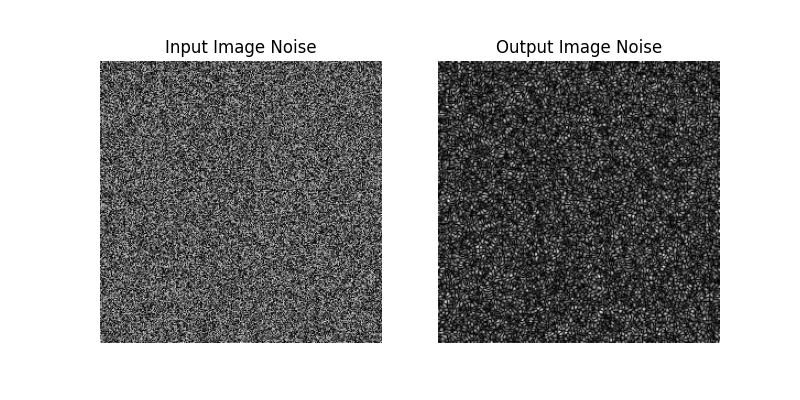
#> input picture Milestone2/noise_comparison.png, 800 x 400 px; its folder holds only this picture in this run
$ python -i preprocessing.py   (imports and definitions only)   (older library calls are emulated)
#> lines starting #> are read from the running program, lines starting #| are printed output that depends on the picture
import os
import cv2
import numpy as np
import pandas as pd
import pywt
from skimage.feature import local_binary_pattern

IMG_SIZE = 512
DATASET_DIR = "/content/drive/MyDrive/a/Output/"
OUTPUT_FILE = "/content/drive/MyDrive/a/Output/features.csv"

# -------------------------------------------------
# Noise (PRNU-like) Extraction using Wavelets
# -------------------------------------------------
def get_noise_component(gray_img):
    gray_img = gray_img.astype(np.float32) / 255.0

    wavelet_result = pywt.wavedec2(gray_img, wavelet="sym4", level=3)

    approximation = wavelet_result[0]
    details = wavelet_result[1:]

    approximation[:] = 0  # suppress image content

    reconstructed = pywt.waverec2([approximation] + list(details), "sym4")
    reconstructed = np.clip(reconstructed * 255, 0, 255).astype(np.uint8)

    return reconstructed


# -------------------------------------------------
# FFT-based Statistical Features
# -------------------------------------------------
def compute_fft_features(img):
    freq_domain = np.fft.fftshift(np.fft.fft2(img))
    magnitude = np.log1p(np.abs(freq_domain))

    return [
        magnitude.mean(),
        magnitude.std(),
        magnitude.max(),
        np.percentile(magnitude, 75),
        np.percentile(magnitude, 25),
        np.sum(magnitude ** 2)
    ]


# -------------------------------------------------
# LBP Texture Histogram
# -------------------------------------------------
def compute_lbp_features(gray_img, bins=20):
    lbp_img = local_binary_pattern(gray_img, P=8, R=1, method="uniform")
    hist, _ = np.histogram(lbp_img.flatten(), bins=bins, range=(0, bins))
    hist = hist.astype(np.float32)
    hist /= (hist.sum() + 1e-6)
    return hist


# -------------------------------------------------
# Edge-based Features
# -------------------------------------------------
def compute_edge_features(gray_img):
    grad_x = cv2.Sobel(gray_img, cv2.CV_32F, 1, 0, ksize=3)
    grad_y = cv2.Sobel(gray_img, cv2.CV_32F, 0, 1, ksize=3)
    edge_mag = cv2.magnitude(grad_x, grad_y)

    return [
        edge_mag.mean(),
        edge_mag.std(),
        edge_mag.max()
    ]


# -------------------------------------------------
# Full Feature Extraction Pipeline
# -------------------------------------------------
def build_feature_vector(image_path):
#> called with image_path = 'noise_comparison.png'
    img = cv2.imread(image_path, cv2.IMREAD_GRAYSCALE)
#> img is the input picture: shape (400, 800); min 0, max 255, mean 162.3

    if img is None:
        raise IOError("Unable to read image")

    img = cv2.resize(img, (IMG_SIZE, IMG_SIZE))
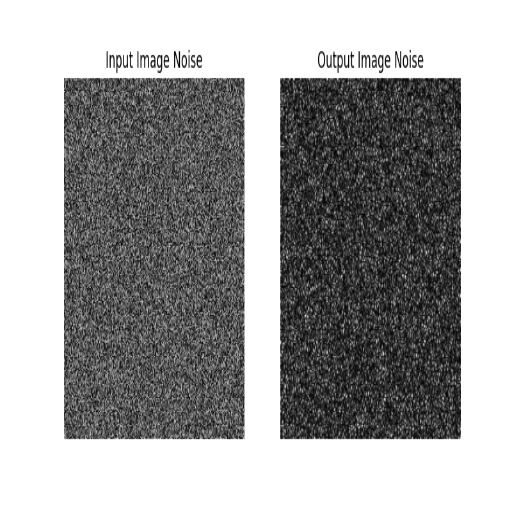
#> img: shape (512, 512); min 0, max 255, mean 162.2

    noise_img = get_noise_component(img)
#> in get_noise_component, `wavelet_result = pywt.wavedec2(gray_img, wavelet="sym4", level=3)`: wavelet_result = 4 items
#> in get_noise_component, `approximation = wavelet_result[0]`:
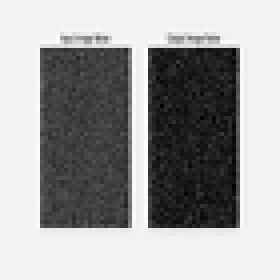
#> approximation: shape (70, 70) float32 (shown 4 times larger); min 0.823, max 8.37, mean 5.57; drawn with min black and max white
#> in get_noise_component, `details = wavelet_result[1:]`: details = 3 items
#> in get_noise_component, `approximation[:] = 0`: approximation: shape (70, 70) float32; every value is 0
#> in get_noise_component, `reconstructed = np.clip(reconstructed * 255, 0, 255).astype(np.uint8)`:
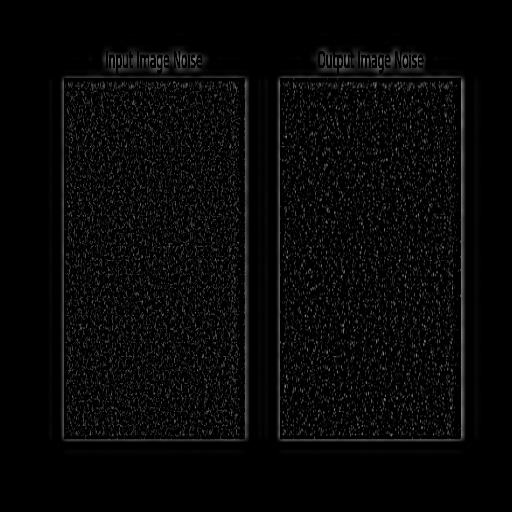
#> reconstructed: shape (512, 512); min 0, max 139, mean 7.5

    features = []
    features.extend(compute_fft_features(noise_img))
#> in compute_fft_features, `magnitude = np.log1p(np.abs(freq_domain))`:
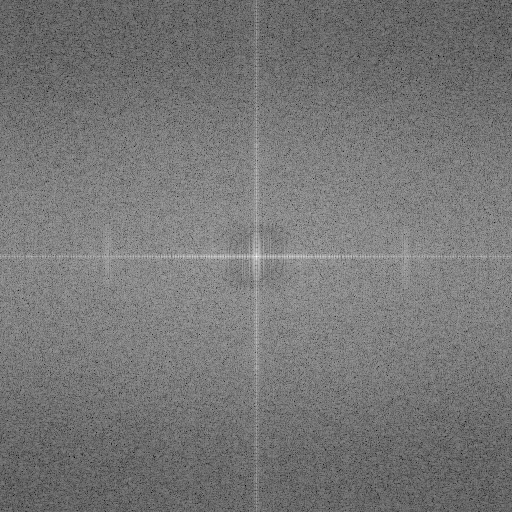
#> magnitude: shape (512, 512) float64; min 2.73, max 14.49, mean 8.22; drawn with min black and max white
    features.extend(compute_lbp_features(img))
#> in compute_lbp_features, `lbp_img = local_binary_pattern(gray_img, P=8, R=1, method="uniform")`:
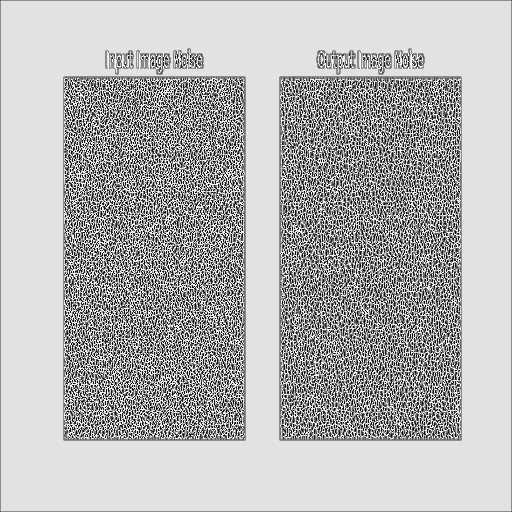
#> lbp_img: shape (512, 512) float64; min 0, max 9, mean 6.34; drawn with min black and max white
#> in compute_lbp_features, `hist, _ = np.histogram(lbp_img.flatten(), bins=bins, range=(0, bins))`: hist = 20 values, max 135910 at index 8, min 0 at index 10, mean 13107.2
#> in compute_lbp_features, `hist /= (hist.sum() + 1e-6)`: hist = 20 values, max 0.518 at index 8, min 0 at index 10, mean 0.05
    features.extend(compute_edge_features(img))
#> in compute_edge_features, `grad_y = cv2.Sobel(gray_img, cv2.CV_32F, 0, 1, ksize=3)`:
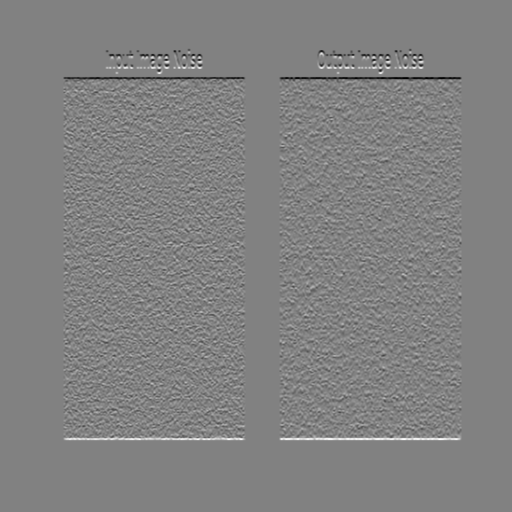
#> grad_y: shape (512, 512) float32; min -930, max 895, mean 0; drawn with min black and max white
#> in compute_edge_features, `edge_mag = cv2.magnitude(grad_x, grad_y)`:
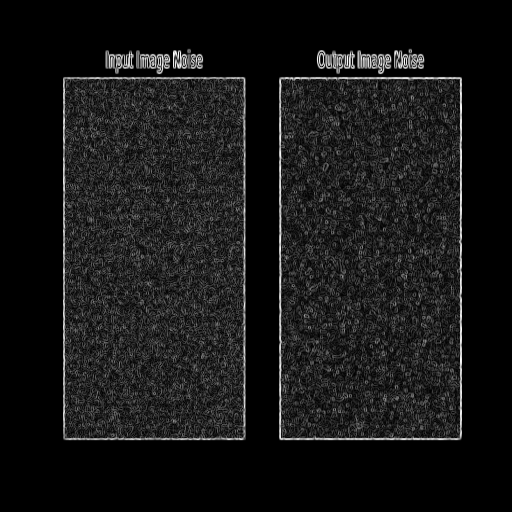
#> edge_mag: shape (512, 512) float32; min 0, max 1009.8, mean 90.5; drawn with min black and max white

    return features


# -------------------------------------------------
# Dataset Traversal and CSV Creation
# -------------------------------------------------
records = []

# [16 lines not run here, left out]


columns = (
    ["image_path", "label"] +
    [f"fft_{i}" for i in range(6)] +
    [f"lbp_{i}" for i in range(20)] +
    [f"edge_{i}" for i in range(3)]
)

df = pd.DataFrame(records, columns=columns)
# [4 lines not run here, left out]

>>> result = build_feature_vector('noise_comparison.png')
#> result = 29 values, max 17909177.8 at index 5, min 0 at index 16, mean 617601.8
